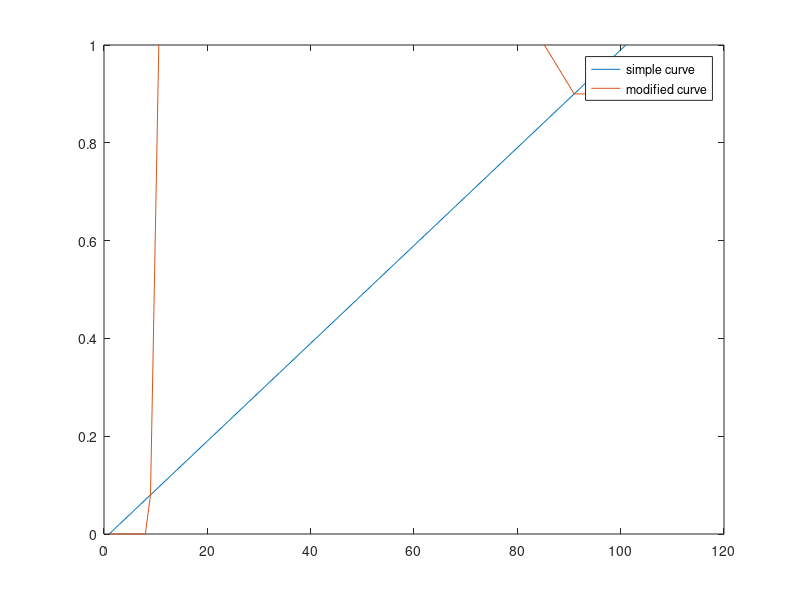

This figure's MATLAB source: (Note: this script raises an error after producing the figure.)
clear 
clc

%choosing method of estimating envelope
PEAK_DET = 1;

RMS_DET = 0;%works incorect in Octave
%--------------------------------------
NT = 8;
LT = 90;
EX = 10;
CT = 45;

CT_N =  0.01 * NT;
CT_LT = 0.01 * LT;
CT_EX = 0.01 * EX;
CT_CT = 0.01 * CT;

gain = 200;

threshoultLT = CT_LT;
threshoultNT = CT_N;
threshoultEX = CT_EX;
threshoultCT = CT_CT;

alfaNG = (0* pi) / 180;%1
alfaEX = (1* pi) / 180;
alfaCM = (150* pi) / 180;
alfaLT = (90* pi) / 180;

y = zeros(1,101);
x = 0:0.01:1;
y = x;
%----------------------------static curve---------------------------------------
%static curve for example
if (alfaNG > 0)
  
k = 1/tan(alfaNG);

else

k = 0;

end
%noise gate
for i=1:1:101
  
  %noise gate
  if (y(i) < CT_N)
    
    k = 1/tan(alfaNG);
    
    y(i) = CT_N + (k*(x(i) - CT_N));
    
    if (y(i) < 0)
       
         y(i) = 0;
       
    end
    
 %expander
 elseif ((y(i) > CT_N) && (y(i) <= CT_EX))
  
   y(i) = CT_N + (1/tan(alfaEX))*(x(i) - CT_N);


 %straight curve
  elseif  ((y(i) > CT_EX) && (y(i) <= CT_CT))

     y(i) = x(i) + gain * 0.01;

 %compressor
  elseif ((y(i) > CT_CT) && (y(i) <= CT_LT))
   
  y(i) = CT_LT + (1/tan(alfaCM))*(x(i) - CT_LT);
  
 %Limiter
 elseif ((y(i) > CT_LT))
 
  y(i) = CT_LT + (1/tan(alfaLT))*(x(i) - CT_LT);
 
 end
 
 
end


figure
x1 = 0:0.01:1;
plot(x1)
hold on
plot(y)
ylim([0 1])
legend('simple curve','modified curve');

[in,Fs] = audioread('..\DRC_project\check2.wav');
S = in;
if (PEAK_DET == 1)
%-------------------------------peak detector-----------------------------------

    attack_time = 0.2;%
    release_time = 100.0;%
    AT = (-2.2 *(1.0 / Fs)) / (attack_time / 1000.0);
    RT = (-2.2 *(1.0 / Fs)) / (release_time / 1000.0);
    AT = 1.0 - exp(AT);
    RT = 1.0 - exp(RT);
    previous_y = 0;%initial value
    in = S;
    out = zeros(1,length(in));

    if (abs(in(1)) > previous_y) 

      out(1) = (1 - AT) * previous_y + abs(in(1))*AT;

    end

    if (abs(in(1)) <= previous_y) 

      out(1) = (1 - RT) * previous_y;
        
    end

    for i = 2:1:length(in)

           
        if (abs(in(i)) > out(i - 1)) 

          out(i) = (1 - AT) * out(i - 1) + abs(in(i))*AT;

            end
            
        if (abs(in(i)) <= out(i - 1)) 

          out(i) = (1 - RT) * out(i - 1);

         end

end  

   % out = out./max(out);
   % out = medfilt1(out,80);
   
    figure
    plot(S);
    hold on
    plot(out,'r','LineWidth',2)
    legend('Original Signal','Envelope')
    
end


%y = medfilt1(x,10);



if (RMS_DET == 1)
%-------------------------------RMS detector------------------------------------
      previous_y  = 0;

      %RMS_detector
      out = zeros(1,length(in));

      N = 100;

      out(1) = (previous_y * ((N - 1.0) / N)) + ((in(1)^2) * (1.0 / N));

      for i = 2:1:length(in)
       
        out(i) = (out(i - 1) * ((N - 1.0) / N)) + ((in(i)^2) * (1.0 / N));

      end

      for i = 1:1:length(in)

          out(i) = sqrt(out(i));

      end

      figure
      plot(in)
      hold on
      plot(out,'r')
      hold off
      title('RMS detector')
      legend('Original Signal','Envelope')
end


%-------------------Noise gate/expander/compressor------------------------------

new_dble = zeros(1,length(in));

for i = 1:1:length(in)
  
  %noise gate
  if (out(i) <= threshoultNT)
    
    new_dble(i) = 0;
    
  %expander
  elseif((out(i) > threshoultNT) && (out(i) <= threshoultEX))
  
    new_dble(i) =  CT_N + (1/tan(alfaEX))*(out(i) - CT_N);

  %straight curve * gain
  elseif ((out(i) > (threshoultEX + 0.01)) && (out(i) <= threshoultCT))
  
    new_dble(i) =  (0.01 * gain) + out(i);
    
  %compressor
  elseif ((out(i) > (threshoultCT+ 0.01)) && (out(i) <= threshoultLT))
  
   new_dble(i) = CT_LT + (1/tan(alfaCM))*(out(i) - CT_LT);
   
  %Limiter
  elseif (out(i) > threshoultLT)
   
     new_dble(i) = CT_LT + (1/tan(alfaLT))*(out(i) - CT_LT);
     
  end
  
 
end

new = zeros(1,length(in));

for i = 2:1:length(in)
    
    new(i) = new_dble(i)*in(i - 1);

end

%   %filtration with smoothie filter
%    attack_time = 0.2;%
%    release_time = 200;%
%    AT = (-2.2 *(1.0 / Fs)) / (attack_time / 1000.0);
%    RT = (-2.2 *(1.0 / Fs)) / (release_time / 1000.0);
%    AT = 1.0 - exp(AT);
%    RT = 1.0 - exp(RT);
%    previous_y = 0;%initial value
%    in = S;
%    out1 = zeros(1,length(in));
%
%    if (abs(new(1)) > previous_y) 
%
%      out1(1) = (1 - AT) * previous_y + abs(new(1))*AT;
%
%    end
%
%    if (abs(new(1)) <= previous_y) 
%
%      out1(1) = (1 - RT) * previous_y;
%        
%    end
%
%    for i = 2:1:length(new)
%
%           
%        if (abs(new(i)) > out1(i - 1)) 
%
%          out1(i) = (1 - AT) * out1(i - 1) + abs(new(i))*AT;
%
%            end
%            
%        if (abs(new(i)) <= out1(i - 1)) 
%
%          out1(i) = (1 - RT) * out1(i - 1);
%
%         end
%
%end  
%
%new1 = zeros(1,length(in));
%
%for i = 2:1:length(in)
%    
%    new1(i) = out1(i)*new(i - 1);
%
%end

figure
subplot(211)
plot(in,'b')
hold on
plot(out,'r')
legend('Original Signal','PEAK');
title('Signal with PEAK envelope');
grid on
hold off
subplot(212)
plot(out)
hold on
plot(new);
legend('PEAK','Original signal after');
grid on
hold off

%audiowrite('D:\DRC\DRC_project\DRC_project\merrychristmasdarlingMono_out.wav',new,Fs);
sound(new,Fs);

